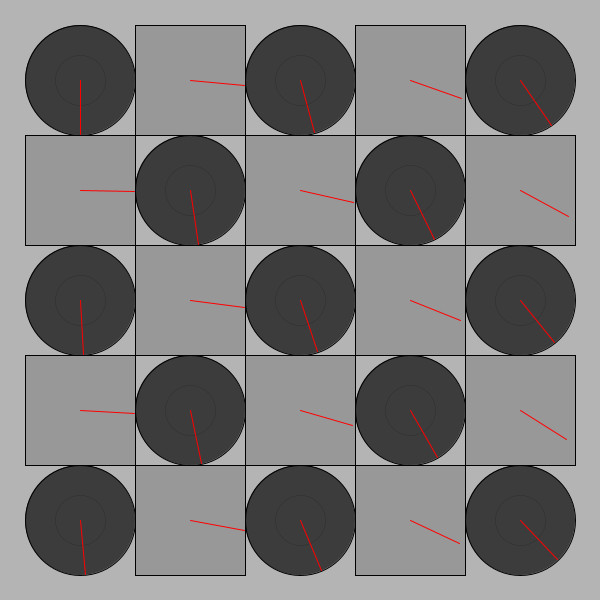
Frame 1 (no input)
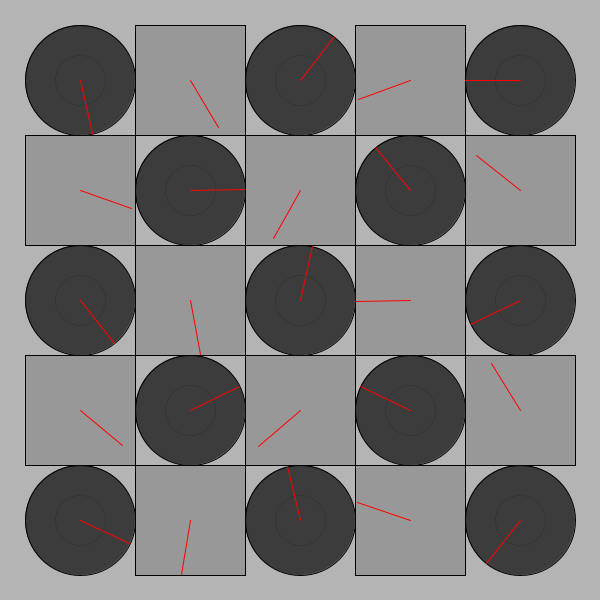
Frame 60 (the mouse pressed at the canvas centre just before this capture)
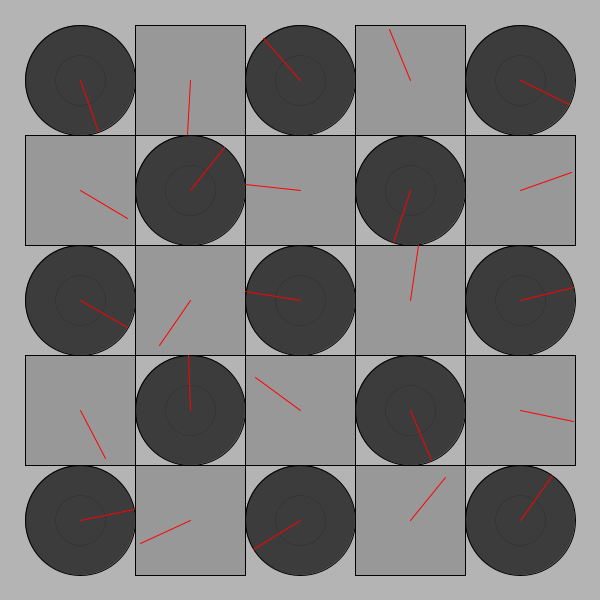
Frame 120 (the mouse held since frame 60 and released just before this capture)

The Processing sketch that drew these frames (run headless with seeded random() and noise(); from frame 60 on, the mouse is pressed at the canvas centre):

// Processing sketch: processing_151837
// ── processing_151837.pde

/*
 * Creative Coding
 * Week 2, 04 - The Clocks
 * by Indae Hwang and Jon McCormack
 * Copyright (c) 2014 Monash University
 * Adjusted by Jessica Cheeseman
 *
 * This program draws a grid of circular "clocks", whose hands move according to the elasped time.
 * The higher the clock number the faster it moves, the first clock takes 1 min to go all the way around.
 * The function "movingCircle" is used to draw each clock. It is passed the position, size and hand angle
 * as arguments.
 * 
 */

void setup() {
  size(600, 600);
  background(180);
  rectMode(CENTER);
  noStroke();
}


void draw() {
  background(180);
  noStroke();

  int num = 5;
  int margin = 80;

  float gutter = 0; //distance between each cell
  float cellsize = ( width - (2 * margin) - gutter * (num - 1) ) / (num - 1);

  int circleNumber = 0; // counter

  for (int i=0; i<num; i++) {
    for (int j=0; j<num; j++) {
      ++circleNumber;

      float tx = margin + cellsize * i + gutter * i;
      float ty = margin + cellsize * j + gutter * j;
      
   if (circleNumber%2 == 0){ // if(circleNumber%2 == 0) is even, else is odd
      movingRect(tx, ty, cellsize, circleNumber * TWO_PI * millis() / 65000.0); 
      }
      else
      movingCircle(tx, ty, cellsize, circleNumber * TWO_PI * millis() / 50000.0); 
    }

  } 

}//end of draw 


void movingCircle(float x, float y, float size, float angle) {

  // calculate endpoint of the line
  float tempX = x + (size / 2) * sin(angle);
  float tempY = y + (size / 2) * cos(angle);
   
   stroke(0);
  strokeWeight(0);
  fill(300, 300);
  ellipse(x, y, 50, 50); // circle
 
  stroke(0);
  strokeWeight(1);
  fill(10, 180);
  ellipse(x, y, size, size); // circle

  stroke(255, 0, 0);
  line(x, y, tempX, tempY); // red line
}
void movingRect(float x, float y, float size, float angle) {

  // calculate endpoint of the line
  float tempY = y + (size / 2) * sin(angle);
  float tempX = x + (size / 2) * cos(angle);

  stroke(0);
  strokeWeight(1);
  fill(140, 180);
  rect(x, y, size, size); // rectangle

  stroke(255, 0, 0);
  line(x, y, tempX, tempY); // red line
}
